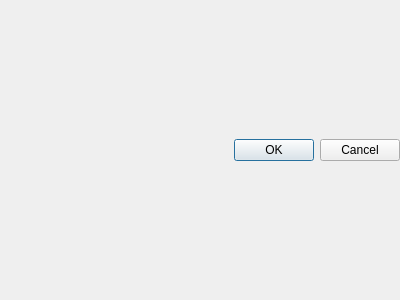
<?xml version="1.0" encoding="UTF-8"?>
<ui version="4.0">
 <class>espreso::RegionPairDialog</class>
 <widget class="QDialog" name="espreso::RegionPairDialog">
  <property name="geometry">
   <rect>
    <x>0</x>
    <y>0</y>
    <width>400</width>
    <height>300</height>
   </rect>
  </property>
  <property name="windowTitle">
   <string>Dialog</string>
  </property>
  <layout class="QVBoxLayout" name="layout">
   <property name="spacing">
    <number>0</number>
   </property>
   <property name="leftMargin">
    <number>0</number>
   </property>
   <property name="topMargin">
    <number>0</number>
   </property>
   <property name="rightMargin">
    <number>0</number>
   </property>
   <property name="bottomMargin">
    <number>0</number>
   </property>
   <item>
    <layout class="QFormLayout" name="formLayout">
     <property name="horizontalSpacing">
      <number>0</number>
     </property>
     <property name="verticalSpacing">
      <number>0</number>
     </property>
    </layout>
   </item>
   <item>
    <layout class="QVBoxLayout" name="verticalLayout">
     <property name="spacing">
      <number>0</number>
     </property>
    </layout>
   </item>
   <item>
    <widget class="QDialogButtonBox" name="buttonBox">
     <property name="orientation">
      <enum>Qt::Horizontal</enum>
     </property>
     <property name="standardButtons">
      <set>QDialogButtonBox::Cancel|QDialogButtonBox::Ok</set>
     </property>
    </widget>
   </item>
  </layout>
 </widget>
 <resources/>
 <connections>
  <connection>
   <sender>buttonBox</sender>
   <signal>accepted()</signal>
   <receiver>espreso::RegionPairDialog</receiver>
   <slot>accept()</slot>
   <hints>
    <hint type="sourcelabel">
     <x>248</x>
     <y>254</y>
    </hint>
    <hint type="destinationlabel">
     <x>157</x>
     <y>274</y>
    </hint>
   </hints>
  </connection>
  <connection>
   <sender>buttonBox</sender>
   <signal>rejected()</signal>
   <receiver>espreso::RegionPairDialog</receiver>
   <slot>reject()</slot>
   <hints>
    <hint type="sourcelabel">
     <x>316</x>
     <y>260</y>
    </hint>
    <hint type="destinationlabel">
     <x>286</x>
     <y>274</y>
    </hint>
   </hints>
  </connection>
 </connections>
</ui>
